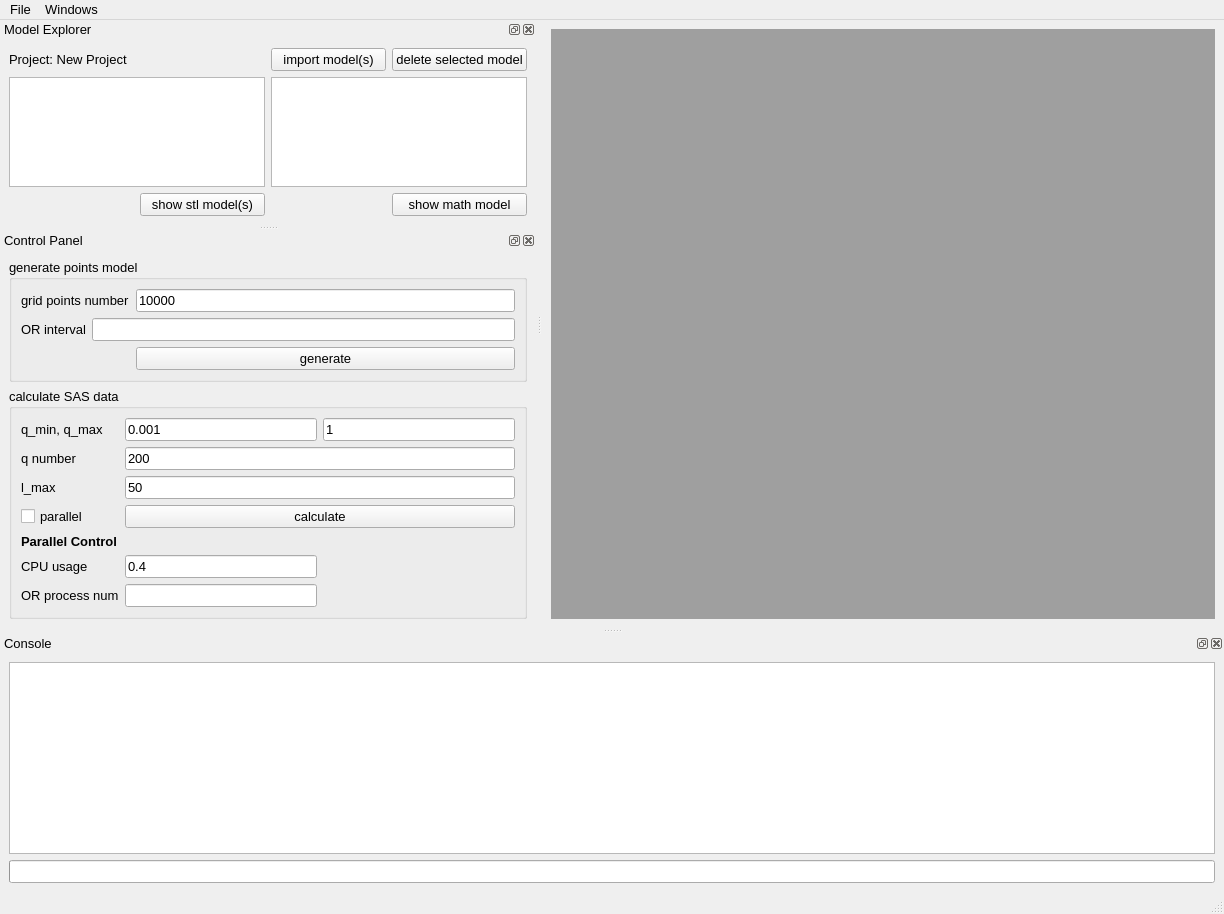
<?xml version="1.0" encoding="UTF-8"?>
<ui version="4.0">
 <class>mainWindow</class>
 <widget class="QMainWindow" name="mainWindow">
  <property name="geometry">
   <rect>
    <x>0</x>
    <y>0</y>
    <width>1224</width>
    <height>914</height>
   </rect>
  </property>
  <property name="font">
   <font>
    <family>Arial</family>
    <pointsize>10</pointsize>
   </font>
  </property>
  <property name="windowTitle">
   <string>Model2SAS</string>
  </property>
  <widget class="QWidget" name="centralwidget">
   <layout class="QHBoxLayout" name="horizontalLayout">
    <item>
     <widget class="QMdiArea" name="mdiArea"/>
    </item>
   </layout>
  </widget>
  <widget class="QMenuBar" name="menubar">
   <property name="geometry">
    <rect>
     <x>0</x>
     <y>0</y>
     <width>1224</width>
     <height>23</height>
    </rect>
   </property>
   <widget class="QMenu" name="menuFile">
    <property name="title">
     <string>File</string>
    </property>
    <addaction name="actionNew_Project"/>
    <addaction name="actionLoad_project"/>
    <addaction name="separator"/>
    <addaction name="actionSave_project"/>
    <addaction name="actionSave_points_model"/>
    <addaction name="actionSave_SAS_curve"/>
    <addaction name="separator"/>
    <addaction name="actionImport_model_s"/>
    <addaction name="actionDelete_all_models"/>
   </widget>
   <widget class="QMenu" name="menuWindows">
    <property name="title">
     <string>Windows</string>
    </property>
    <addaction name="actionCascade_2"/>
    <addaction name="actionTile_2"/>
   </widget>
   <addaction name="menuFile"/>
   <addaction name="menuWindows"/>
  </widget>
  <widget class="QStatusBar" name="statusbar"/>
  <widget class="QDockWidget" name="dockWidget_explorer">
   <property name="windowTitle">
    <string>Model Explorer</string>
   </property>
   <attribute name="dockWidgetArea">
    <number>1</number>
   </attribute>
   <widget class="QWidget" name="dockWidgetContents">
    <layout class="QGridLayout" name="gridLayout">
     <item row="1" column="0" colspan="2">
      <widget class="QTableView" name="tableView_stlmodels"/>
     </item>
     <item row="1" column="2" colspan="2">
      <widget class="QTableView" name="tableView_mathmodels"/>
     </item>
     <item row="2" column="3">
      <widget class="QPushButton" name="pushButton_showMathmodel">
       <property name="text">
        <string>show math model</string>
       </property>
      </widget>
     </item>
     <item row="2" column="1">
      <widget class="QPushButton" name="pushButton_showStlmodels">
       <property name="text">
        <string>show stl model(s)</string>
       </property>
      </widget>
     </item>
     <item row="0" column="3">
      <widget class="QPushButton" name="pushButton_deleteModel">
       <property name="text">
        <string>delete selected model</string>
       </property>
      </widget>
     </item>
     <item row="0" column="2">
      <widget class="QPushButton" name="pushButton_importModels">
       <property name="text">
        <string>import model(s)</string>
       </property>
      </widget>
     </item>
     <item row="0" column="0" colspan="2">
      <widget class="QLabel" name="label_projectName">
       <property name="text">
        <string>Project: New Project</string>
       </property>
      </widget>
     </item>
    </layout>
   </widget>
  </widget>
  <widget class="QDockWidget" name="dockWidget_console">
   <property name="windowTitle">
    <string>Console</string>
   </property>
   <attribute name="dockWidgetArea">
    <number>8</number>
   </attribute>
   <widget class="QWidget" name="dockWidgetContents_2">
    <layout class="QVBoxLayout" name="verticalLayout">
     <item>
      <widget class="QTextEdit" name="textEdit">
       <property name="readOnly">
        <bool>true</bool>
       </property>
      </widget>
     </item>
     <item>
      <widget class="QProgressBar" name="progressBar">
       <property name="maximum">
        <number>100</number>
       </property>
       <property name="value">
        <number>-1</number>
       </property>
      </widget>
     </item>
    </layout>
   </widget>
  </widget>
  <widget class="QDockWidget" name="dockWidget_controlPanel">
   <property name="windowTitle">
    <string>Control Panel</string>
   </property>
   <attribute name="dockWidgetArea">
    <number>1</number>
   </attribute>
   <widget class="QWidget" name="dockWidgetContents_3">
    <layout class="QVBoxLayout" name="verticalLayout_2">
     <item>
      <widget class="QGroupBox" name="groupBox_genPoints">
       <property name="title">
        <string>generate points model</string>
       </property>
       <layout class="QGridLayout" name="gridLayout_2">
        <item row="2" column="2">
         <widget class="QPushButton" name="pushButton_genPoints">
          <property name="text">
           <string>generate</string>
          </property>
         </widget>
        </item>
        <item row="1" column="1" colspan="2">
         <widget class="QLineEdit" name="lineEdit_interval"/>
        </item>
        <item row="0" column="2">
         <widget class="QLineEdit" name="lineEdit_gridPointsNum">
          <property name="text">
           <string>10000</string>
          </property>
         </widget>
        </item>
        <item row="0" column="0" colspan="2">
         <widget class="QLabel" name="label">
          <property name="text">
           <string>grid points number</string>
          </property>
         </widget>
        </item>
        <item row="1" column="0">
         <widget class="QLabel" name="label_2">
          <property name="text">
           <string>OR interval</string>
          </property>
         </widget>
        </item>
       </layout>
      </widget>
     </item>
     <item>
      <widget class="QGroupBox" name="groupBox_calcSas">
       <property name="font">
        <font>
         <weight>50</weight>
         <bold>false</bold>
        </font>
       </property>
       <property name="title">
        <string>calculate SAS data</string>
       </property>
       <layout class="QGridLayout" name="gridLayout_3">
        <item row="2" column="1" colspan="2">
         <widget class="QLineEdit" name="lineEdit_lmax">
          <property name="text">
           <string>50</string>
          </property>
         </widget>
        </item>
        <item row="6" column="0">
         <widget class="QLabel" name="label_6">
          <property name="text">
           <string>CPU usage</string>
          </property>
         </widget>
        </item>
        <item row="1" column="1" colspan="2">
         <widget class="QLineEdit" name="lineEdit_qnum">
          <property name="text">
           <string>200</string>
          </property>
         </widget>
        </item>
        <item row="1" column="0">
         <widget class="QLabel" name="label_4">
          <property name="text">
           <string>q number</string>
          </property>
         </widget>
        </item>
        <item row="0" column="1">
         <widget class="QLineEdit" name="lineEdit_qmin">
          <property name="text">
           <string>0.001</string>
          </property>
         </widget>
        </item>
        <item row="0" column="0">
         <widget class="QLabel" name="label_3">
          <property name="text">
           <string>q_min, q_max</string>
          </property>
         </widget>
        </item>
        <item row="2" column="0">
         <widget class="QLabel" name="label_5">
          <property name="text">
           <string>l_max</string>
          </property>
         </widget>
        </item>
        <item row="0" column="2">
         <widget class="QLineEdit" name="lineEdit_qmax">
          <property name="text">
           <string>1</string>
          </property>
         </widget>
        </item>
        <item row="7" column="0">
         <widget class="QLabel" name="label_7">
          <property name="text">
           <string>OR process num</string>
          </property>
         </widget>
        </item>
        <item row="4" column="0">
         <widget class="QCheckBox" name="checkBox_parallel">
          <property name="enabled">
           <bool>true</bool>
          </property>
          <property name="text">
           <string>parallel</string>
          </property>
          <property name="checked">
           <bool>false</bool>
          </property>
         </widget>
        </item>
        <item row="4" column="1" colspan="2">
         <widget class="QPushButton" name="pushButton_calcSas">
          <property name="text">
           <string>calculate</string>
          </property>
         </widget>
        </item>
        <item row="6" column="1">
         <widget class="QLineEdit" name="lineEdit_cpuUsage">
          <property name="text">
           <string>0.4</string>
          </property>
         </widget>
        </item>
        <item row="7" column="1">
         <widget class="QLineEdit" name="lineEdit_processNum"/>
        </item>
        <item row="5" column="0">
         <widget class="QLabel" name="label_8">
          <property name="font">
           <font>
            <weight>75</weight>
            <bold>true</bold>
           </font>
          </property>
          <property name="text">
           <string>Parallel Control</string>
          </property>
         </widget>
        </item>
       </layout>
      </widget>
     </item>
    </layout>
   </widget>
  </widget>
  <action name="actionLoad">
   <property name="text">
    <string>Load Project</string>
   </property>
  </action>
  <action name="actionSave_project">
   <property name="text">
    <string>Save project</string>
   </property>
  </action>
  <action name="actionImport_model_s">
   <property name="text">
    <string>Import model(s)</string>
   </property>
  </action>
  <action name="actionCascade">
   <property name="text">
    <string>Cascade</string>
   </property>
  </action>
  <action name="actionTile">
   <property name="text">
    <string>Tile</string>
   </property>
  </action>
  <action name="actionCascade_2">
   <property name="text">
    <string>Cascade</string>
   </property>
  </action>
  <action name="actionTile_2">
   <property name="text">
    <string>Tile</string>
   </property>
  </action>
  <action name="actionControl_Panel">
   <property name="text">
    <string>Contol Panel</string>
   </property>
  </action>
  <action name="actionNew_Project">
   <property name="text">
    <string>New project</string>
   </property>
  </action>
  <action name="actionDelete_all_models">
   <property name="text">
    <string>Delete all models</string>
   </property>
  </action>
  <action name="actionSave_points_model">
   <property name="text">
    <string>Save points model</string>
   </property>
  </action>
  <action name="actionSave_SAS_curve">
   <property name="text">
    <string>Save SAS curve</string>
   </property>
  </action>
  <action name="actionLoad_project">
   <property name="text">
    <string>Load project</string>
   </property>
  </action>
  <zorder>dockWidget_controlPanel</zorder>
 </widget>
 <resources/>
 <connections/>
</ui>
